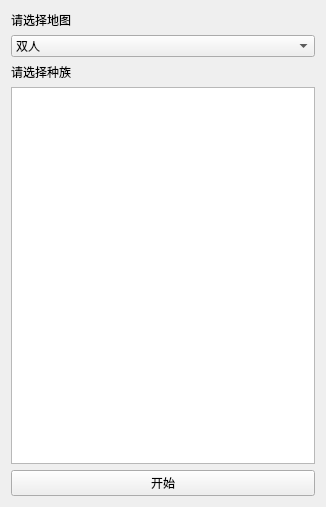
<?xml version="1.0" encoding="UTF-8"?>
<ui version="4.0">
 <class>ChooseWidget</class>
 <widget class="QWidget" name="ChooseWidget">
  <property name="geometry">
   <rect>
    <x>0</x>
    <y>0</y>
    <width>326</width>
    <height>507</height>
   </rect>
  </property>
  <property name="windowTitle">
   <string>Form</string>
  </property>
  <layout class="QGridLayout" name="gridLayout">
   <item row="0" column="0">
    <widget class="QLabel" name="label">
     <property name="text">
      <string>请选择地图</string>
     </property>
    </widget>
   </item>
   <item row="1" column="0">
    <widget class="QComboBox" name="comboBox">
     <item>
      <property name="text">
       <string>双人</string>
      </property>
     </item>
     <item>
      <property name="text">
       <string>四人</string>
      </property>
     </item>
    </widget>
   </item>
   <item row="2" column="0">
    <widget class="QLabel" name="label_2">
     <property name="text">
      <string>请选择种族</string>
     </property>
    </widget>
   </item>
   <item row="3" column="0">
    <widget class="QGraphicsView" name="graphicsView"/>
   </item>
   <item row="4" column="0">
    <widget class="QPushButton" name="pushButton">
     <property name="text">
      <string>开始</string>
     </property>
    </widget>
   </item>
  </layout>
 </widget>
 <resources/>
 <connections/>
</ui>
